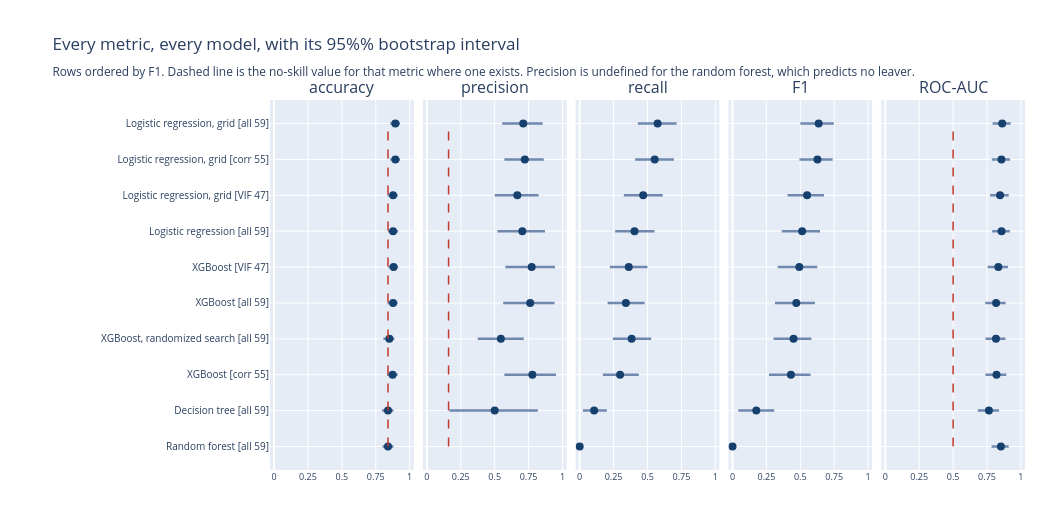

Notebook code cell kept with this figure:
### Markdown cell above
### The same picture across all five metrics

One metric can flatter. Five small multiples, sharing a model ordering so the eye can
track a row across panels, show whether any metric separates these models. Each panel
carries its own reference line, because "no skill" means a different number in each:
0.8401 for accuracy, the 0.1599 prevalence for precision, 0.5 for ROC-AUC. Recall and F1
have no single sensible null so none is drawn.

Note what the panels do to the ordering. The rows are sorted by F1, and the accuracy
panel is not monotone in that order. Two models tie at the top of accuracy while sitting
two rows apart on F1, and the random forest sits at the baseline on accuracy with an F1
of exactly zero and a respectable ROC-AUC. Which model is "best" depends on the column,
and the column was a choice.

### Code cell
order_f1 = results['F1'].sort_values().index.tolist()
NULLS = {'accuracy': BASELINE_ACC, 'precision': PREVALENCE, 'ROC-AUC': 0.5}
fig = make_subplots(rows=1, cols=5, shared_yaxes=True, horizontal_spacing=0.012,
                    subplot_titles=METRICS)
for k, m in enumerate(METRICS, start=1):
    l = ci.loc[order_f1, m + ' lo'].values
    h = ci.loc[order_f1, m + ' hi'].values
    p = results.loc[order_f1, m].values
    for lab, a, b_ in zip(order_f1, l, h):
        if np.isnan(a):
            continue
        fig.add_trace(go.Scatter(x=[a, b_], y=[lab, lab], mode='lines',
                                 line=dict(color='rgba(70,100,150,0.75)', width=2.5),
                                 hoverinfo='skip', showlegend=False), row=1, col=k)
    txt = ['<b>%s</b><br>%s %.4f<br>95%% CI [%.4f, %.4f]<br>width %.4f'
           % (lab, m, pp, ll, hh, hh - ll) if not np.isnan(ll)
           else '<b>%s</b><br>%s undefined' % (lab, m)
           for lab, pp, ll, hh in zip(order_f1, p, l, h)]
    fig.add_trace(go.Scatter(x=p, y=order_f1, mode='markers',
                             marker=dict(size=8, color='#16406e'),
                             text=txt, hoverinfo='text', showlegend=False), row=1, col=k)
    if m in NULLS:
        fig.add_trace(go.Scatter(
            x=[NULLS[m]] * 2, y=[order_f1[0], order_f1[-1]], mode='lines',
            line=dict(color='#c0392b', width=1.5, dash='dash'), hoverinfo='skip',
            showlegend=False
        ), row=1, col=k)
    fig.update_xaxes(range=[-0.03, 1.03], dtick=0.25, tickfont=dict(size=9), row=1, col=k)
fig.update_yaxes(tickfont=dict(size=10), row=1, col=1)
fig.update_layout(
    height=520, width=1050, margin=dict(l=270, r=25, t=100, b=50),
    title=('Every metric, every model, with its 95%% bootstrap interval'
           '<br><sub>Rows ordered by F1. Dashed line is the no-skill value for '
           'that metric where one exists. Precision is undefined for the random '
           'forest, which predicts no leaver.</sub>')
)
py.iplot(fig)

### Figure 1 — Plotly figure (JSON) as saved in the notebook; plotly's stock layout.template omitted (floating-point values rounded to 4 significant figures)
{"data": [{"hoverinfo": "skip", "line": {"color": "rgba(70,100,150,0.75)", "width": 2.5}, "mode": "lines", "showlegend": false, "type": "scatter", "x": [0.7992, 0.881], "xaxis": "x", "y": ["Random forest [all 59]", "Random forest [all 59]"], "yaxis": "y"}, {"hoverinfo": "skip", "line": {"color": "rgba(70,100,150,0.75)", "width": 2.5}, "mode": "lines", "showlegend": false, "type": "scatter", "x": [0.7959, 0.881], "xaxis": "x", "y": ["Decision tree [all 59]", "Decision tree [all 59]"], "yaxis": "y"}, {"hoverinfo": "skip", "line": {"color": "rgba(70,100,150,0.75)", "width": 2.5}, "mode": "lines", "showlegend": false, "type": "scatter", "x": [0.8333, 0.9116], "xaxis": "x", "y": ["XGBoost [corr 55]", "XGBoost [corr 55]"], "yaxis": "y"}, {"hoverinfo": "skip", "line": {"color": "rgba(70,100,150,0.75)", "width": 2.5}, "mode": "lines", "showlegend": false, "type": "scatter", "x": [0.8061, 0.8878], "xaxis": "x", "y": ["XGBoost, randomized search [all 59]", "XGBoost, randomized search [all 59]"], "yaxis": "y"}, {"hoverinfo": "skip", "line": {"color": "rgba(70,100,150,0.75)", "width": 2.5}, "mode": "lines", "showlegend": false, "type": "scatter", "x": [0.8367, 0.9116], "xaxis": "x", "y": ["XGBoost [all 59]", "XGBoost [all 59]"], "yaxis": "y"}, {"hoverinfo": "skip", "line": {"color": "rgba(70,100,150,0.75)", "width": 2.5}, "mode": "lines", "showlegend": false, "type": "scatter", "x": [0.8435, 0.915], "xaxis": "x", "y": ["XGBoost [VIF 47]", "XGBoost [VIF 47]"], "yaxis": "y"}, {"hoverinfo": "skip", "line": {"color": "rgba(70,100,150,0.75)", "width": 2.5}, "mode": "lines", "showlegend": false, "type": "scatter", "x": [0.8401, 0.915], "xaxis": "x", "y": ["Logistic regression [all 59]", "Logistic regression [all 59]"], "yaxis": "y"}, {"hoverinfo": "skip", "line": {"color": "rgba(70,100,150,0.75)", "width": 2.5}, "mode": "lines", "showlegend": false, "type": "scatter", "x": [0.8367, 0.9116], "xaxis": "x", "y": ["Logistic regression, grid [VIF 47]", "Logistic regression, grid [VIF 47]"], "yaxis": "y"}, {"hoverinfo": "skip", "line": {"color": "rgba(70,100,150,0.75)", "width": 2.5}, "mode": "lines", "showlegend": false, "type": "scatter", "x": [0.8571, 0.9286], "xaxis": "x", "y": ["Logistic regression, grid [corr 55]", "Logistic regression, grid [corr 55]"], "yaxis": "y"}, {"hoverinfo": "skip", "line": {"color": "rgba(70,100,150,0.75)", "width": 2.5}, "mode": "lines", "showlegend": false, "type": "scatter", "x": [0.8571, 0.9286], "xaxis": "x", "y": ["Logistic regression, grid [all 59]", "Logistic regression, grid [all 59]"], "yaxis": "y"}, {"hoverinfo": "text", "marker": {"color": "#16406e", "size": 8}, "mode": "markers", "showlegend": false, "text": ["<b>Random forest [all 59]</b><br>accuracy 0.8401<br>95% CI [0.7992, 0.8810]<br>width 0.0817", "<b>Decision tree [all 59]</b><br>accuracy 0.8401<br>95% CI [0.7959, 0.8810]<br>width 0.0850", "<b>XGBoost [corr 55]</b><br>accuracy 0.8741<br>95% CI [0.8333, 0.9116]<br>width 0.0782", "<b>XGBoost, randomized search [all 59]</b><br>accuracy 0.8503<br>95% CI [0.8061, 0.8878]<br>width 0.0816", "<b>XGBoost [all 59]</b><br>accuracy 0.8776<br>95% CI [0.8367, 0.9116]<br>width 0.0748", "<b>XGBoost [VIF 47]</b><br>accuracy 0.8810<br>95% CI [0.8435, 0.9150]<br>width 0.0714", "<b>Logistic regression [all 59]</b><br>accuracy 0.8776<br>95% CI [0.8401, 0.9150]<br>width 0.0748", "<b>Logistic regression, grid [VIF 47]</b><br>accuracy 0.8776<br>95% CI [0.8367, 0.9116]<br>width 0.0748", "<b>Logistic regression, grid [corr 55]</b><br>accuracy 0.8946<br>95% CI [0.8571, 0.9286]<br>width 0.0714", "<b>Logistic regression, grid [all 59]</b><br>accuracy 0.8946<br>95% CI [0.8571, 0.9286]<br>width 0.0714"], "type": "scatter", "x": [0.8401, 0.8401, 0.8741, 0.8503, 0.8776, 0.881, 0.8776, 0.8776, 0.8946, 0.8946], "xaxis": "x", "y": ["Random forest [all 59]", "Decision tree [all 59]", "XGBoost [corr 55]", "XGBoost, randomized search [all 59]", "XGBoost [all 59]", "XGBoost [VIF 47]", "Logistic regression [all 59]", "Logistic regression, grid [VIF 47]", "Logistic regression, grid [corr 55]", "Logistic regression, grid [all 59]"], "yaxis": "y"}, {"hoverinfo": "skip", "line": {"color": "#c0392b", "dash": "dash", "width": 1.5}, "mode": "lines", "showlegend": false, "type": "scatter", "x": [0.8401, 0.8401], "xaxis": "x", "y": ["Random forest [all 59]", "Logistic regression, grid [all 59]"], "yaxis": "y"}, {"hoverinfo": "skip", "line": {"color": "rgba(70,100,150,0.75)", "width": 2.5}, "mode": "lines", "showlegend": false, "type": "scatter", "x": [0.1667, 0.8182], "xaxis": "x2", "y": ["Decision tree [all 59]", "Decision tree [all 59]"], "yaxis": "y2"}, {"hoverinfo": "skip", "line": {"color": "rgba(70,100,150,0.75)", "width": 2.5}, "mode": "lines", "showlegend": false, "type": "scatter", "x": [0.5714, 0.9524], "xaxis": "x2", "y": ["XGBoost [corr 55]", "XGBoost [corr 55]"], "yaxis": "y2"}, {"hoverinfo": "skip", "line": {"color": "rgba(70,100,150,0.75)", "width": 2.5}, "mode": "lines", "showlegend": false, "type": "scatter", "x": [0.375, 0.7144], "xaxis": "x2", "y": ["XGBoost, randomized search [all 59]", "XGBoost, randomized search [all 59]"], "yaxis": "y2"}, {"hoverinfo": "skip", "line": {"color": "rgba(70,100,150,0.75)", "width": 2.5}, "mode": "lines", "showlegend": false, "type": "scatter", "x": [0.5625, 0.9412], "xaxis": "x2", "y": ["XGBoost [all 59]", "XGBoost [all 59]"], "yaxis": "y2"}, {"hoverinfo": "skip", "line": {"color": "rgba(70,100,150,0.75)", "width": 2.5}, "mode": "lines", "showlegend": false, "type": "scatter", "x": [0.5789, 0.9444], "xaxis": "x2", "y": ["XGBoost [VIF 47]", "XGBoost [VIF 47]"], "yaxis": "y2"}, {"hoverinfo": "skip", "line": {"color": "rgba(70,100,150,0.75)", "width": 2.5}, "mode": "lines", "showlegend": false, "type": "scatter", "x": [0.52, 0.871], "xaxis": "x2", "y": ["Logistic regression [all 59]", "Logistic regression [all 59]"], "yaxis": "y2"}, {"hoverinfo": "skip", "line": {"color": "rgba(70,100,150,0.75)", "width": 2.5}, "mode": "lines", "showlegend": false, "type": "scatter", "x": [0.5, 0.8235], "xaxis": "x2", "y": ["Logistic regression, grid [VIF 47]", "Logistic regression, grid [VIF 47]"], "yaxis": "y2"}, {"hoverinfo": "skip", "line": {"color": "rgba(70,100,150,0.75)", "width": 2.5}, "mode": "lines", "showlegend": false, "type": "scatter", "x": [0.5714, 0.8621], "xaxis": "x2", "y": ["Logistic regression, grid [corr 55]", "Logistic regression, grid [corr 55]"], "yaxis": "y2"}, {"hoverinfo": "skip", "line": {"color": "rgba(70,100,150,0.75)", "width": 2.5}, "mode": "lines", "showlegend": false, "type": "scatter", "x": [0.5556, 0.8537], "xaxis": "x2", "y": ["Logistic regression, grid [all 59]", "Logistic regression, grid [all 59]"], "yaxis": "y2"}, {"hoverinfo": "text", "marker": {"color": "#16406e", "size": 8}, "mode": "markers", "showlegend": false, "text": ["<b>Random forest [all 59]</b><br>precision undefined", "<b>Decision tree [all 59]</b><br>precision 0.5000<br>95% CI [0.1667, 0.8182]<br>width 0.6515", "<b>XGBoost [corr 55]</b><br>precision 0.7778<br>95% CI [0.5714, 0.9524]<br>width 0.3810", "<b>XGBoost, randomized search [all 59]</b><br>precision 0.5455<br>95% CI [0.3750, 0.7144]<br>width 0.3394", "<b>XGBoost [all 59]</b><br>precision 0.7619<br>95% CI [0.5625, 0.9412]<br>width 0.3787", "<b>XGBoost [VIF 47]</b><br>precision 0.7727<br>95% CI [0.5789, 0.9444]<br>width 0.3655", "<b>Logistic regression [all 59]</b><br>precision 0.7037<br>95% CI [0.5200, 0.8710]<br>width 0.3510", "<b>Logistic regression, grid [VIF 47]</b><br>precision 0.6667<br>95% CI [0.5000, 0.8235]<br>width 0.3235", "<b>Logistic regression, grid [corr 55]</b><br>precision 0.7222<br>95% CI [0.5714, 0.8621]<br>width 0.2906", "<b>Logistic regression, grid [all 59]</b><br>precision 0.7105<br>95% CI [0.5556, 0.8537]<br>width 0.2981"], "type": "scatter", "x": [NaN, 0.5, 0.7778, 0.5455, 0.7619, 0.7727, 0.7037, 0.6667, 0.7222, 0.7105], "xaxis": "x2", "y": ["Random forest [all 59]", "Decision tree [all 59]", "XGBoost [corr 55]", "XGBoost, randomized search [all 59]", "XGBoost [all 59]", "XGBoost [VIF 47]", "Logistic regression [all 59]", "Logistic regression, grid [VIF 47]", "Logistic regression, grid [corr 55]", "Logistic regression, grid [all 59]"], "yaxis": "y2"}, {"hoverinfo": "skip", "line": {"color": "#c0392b", "dash": "dash", "width": 1.5}, "mode": "lines", "showlegend": false, "type": "scatter", "x": [0.1599, 0.1599], "xaxis": "x2", "y": ["Random forest [all 59]", "Logistic regression, grid [all 59]"], "yaxis": "y2"}, {"hoverinfo": "skip", "line": {"color": "rgba(70,100,150,0.75)", "width": 2.5}, "mode": "lines", "showlegend": false, "type": "scatter", "x": [0, 0], "xaxis": "x3", "y": ["Random forest [all 59]", "Random forest [all 59]"], "yaxis": "y3"}, {"hoverinfo": "skip", "line": {"color": "rgba(70,100,150,0.75)", "width": 2.5}, "mode": "lines", "showlegend": false, "type": "scatter", "x": [0.02381, 0.2], "xaxis": "x3", "y": ["Decision tree [all 59]", "Decision tree [all 59]"], "yaxis": "y3"}, {"hoverinfo": "skip", "line": {"color": "rgba(70,100,150,0.75)", "width": 2.5}, "mode": "lines", "showlegend": false, "type": "scatter", "x": [0.1707, 0.4359], "xaxis": "x3", "y": ["XGBoost [corr 55]", "XGBoost [corr 55]"], "yaxis": "y3"}, {"hoverinfo": "skip", "line": {"color": "rgba(70,100,150,0.75)", "width": 2.5}, "mode": "lines", "showlegend": false, "type": "scatter", "x": [0.2439, 0.5273], "xaxis": "x3", "y": ["XGBoost, randomized search [all 59]", "XGBoost, randomized search [all 59]"], "yaxis": "y3"}, {"hoverinfo": "skip", "line": {"color": "rgba(70,100,150,0.75)", "width": 2.5}, "mode": "lines", "showlegend": false, "type": "scatter", "x": [0.2059, 0.4792], "xaxis": "x3", "y": ["XGBoost [all 59]", "XGBoost [all 59]"], "yaxis": "y3"}, {"hoverinfo": "skip", "line": {"color": "rgba(70,100,150,0.75)", "width": 2.5}, "mode": "lines", "showlegend": false, "type": "scatter", "x": [0.2222, 0.5], "xaxis": "x3", "y": ["XGBoost [VIF 47]", "XGBoost [VIF 47]"], "yaxis": "y3"}, {"hoverinfo": "skip", "line": {"color": "rgba(70,100,150,0.75)", "width": 2.5}, "mode": "lines", "showlegend": false, "type": "scatter", "x": [0.2619, 0.5511], "xaxis": "x3", "y": ["Logistic regression [all 59]", "Logistic regression [all 59]"], "yaxis": "y3"}, {"hoverinfo": "skip", "line": {"color": "rgba(70,100,150,0.75)", "width": 2.5}, "mode": "lines", "showlegend": false, "type": "scatter", "x": [0.3256, 0.6122], "xaxis": "x3", "y": ["Logistic regression, grid [VIF 47]", "Logistic regression, grid [VIF 47]"], "yaxis": "y3"}, {"hoverinfo": "skip", "line": {"color": "rgba(70,100,150,0.75)", "width": 2.5}, "mode": "lines", "showlegend": false, "type": "scatter", "x": [0.4082, 0.6945], "xaxis": "x3", "y": ["Logistic regression, grid [corr 55]", "Logistic regression, grid [corr 55]"], "yaxis": "y3"}, {"hoverinfo": "skip", "line": {"color": "rgba(70,100,150,0.75)", "width": 2.5}, "mode": "lines", "showlegend": false, "type": "scatter", "x": [0.4286, 0.7143], "xaxis": "x3", "y": ["Logistic regression, grid [all 59]", "Logistic regression, grid [all 59]"], "yaxis": "y3"}, {"hoverinfo": "text", "marker": {"color": "#16406e", "size": 8}, "mode": "markers", "showlegend": false, "text": ["<b>Random forest [all 59]</b><br>recall 0.0000<br>95% CI [0.0000, 0.0000]<br>width 0.0000", "<b>Decision tree [all 59]</b><br>recall 0.1064<br>95% CI [0.0238, 0.2000]<br>width 0.1762", "<b>XGBoost [corr 55]</b><br>recall 0.2979<br>95% CI [0.1707, 0.4359]<br>width 0.2652", "<b>XGBoost, randomized search [all 59]</b><br>recall 0.3830<br>95% CI [0.2439, 0.5273]<br>width 0.2834", "<b>XGBoost [all 59]</b><br>recall 0.3404<br>95% CI [0.2059, 0.4792]<br>width 0.2733", "<b>XGBoost [VIF 47]</b><br>recall 0.3617<br>95% CI [0.2222, 0.5000]<br>width 0.2778", "<b>Logistic regression [all 59]</b><br>recall 0.4043<br>95% CI [0.2619, 0.5511]<br>width 0.2892", "<b>Logistic regression, grid [VIF 47]</b><br>recall 0.4681<br>95% CI [0.3256, 0.6122]<br>width 0.2867", "<b>Logistic regression, grid [corr 55]</b><br>recall 0.5532<br>95% CI [0.4082, 0.6945]<br>width 0.2863", "<b>Logistic regression, grid [all 59]</b><br>recall 0.5745<br>95% CI [0.4286, 0.7143]<br>width 0.2857"], "type": "scatter", "x": [0.0, 0.1064, 0.2979, 0.383, 0.3404, 0.3617, 0.4043, 0.4681, 0.5532, 0.5745], "xaxis": "x3", "y": ["Random forest [all 59]", "Decision tree [all 59]", "XGBoost [corr 55]", "XGBoost, randomized search [all 59]", "XGBoost [all 59]", "XGBoost [VIF 47]", "Logistic regression [all 59]", "Logistic regression, grid [VIF 47]", "Logistic regression, grid [corr 55]", "Logistic regression, grid [all 59]"], "yaxis": "y3"}, {"hoverinfo": "skip", "line": {"color": "rgba(70,100,150,0.75)", "width": 2.5}, "mode": "lines", "showlegend": false, "type": "scatter", "x": [0, 0], "xaxis": "x4", "y": ["Random forest [all 59]", "Random forest [all 59]"], "yaxis": "y4"}, {"hoverinfo": "skip", "line": {"color": "rgba(70,100,150,0.75)", "width": 2.5}, "mode": "lines", "showlegend": false, "type": "scatter", "x": [0.04255, 0.3077], "xaxis": "x4", "y": ["Decision tree [all 59]", "Decision tree [all 59]"], "yaxis": "y4"}, {"hoverinfo": "skip", "line": {"color": "rgba(70,100,150,0.75)", "width": 2.5}, "mode": "lines", "showlegend": false, "type": "scatter", "x": [0.2692, 0.5753], "xaxis": "x4", "y": ["XGBoost [corr 55]", "XGBoost [corr 55]"], "yaxis": "y4"}, {"hoverinfo": "skip", "line": {"color": "rgba(70,100,150,0.75)", "width": 2.5}, "mode": "lines", "showlegend": false, "type": "scatter", "x": [0.3023, 0.5814], "xaxis": "x4", "y": ["XGBoost, randomized search [all 59]", "XGBoost, randomized search [all 59]"], "yaxis": "y4"}, {"hoverinfo": "skip", "line": {"color": "rgba(70,100,150,0.75)", "width": 2.5}, "mode": "lines", "showlegend": false, "type": "scatter", "x": [0.3132, 0.6076], "xaxis": "x4", "y": ["XGBoost [all 59]", "XGBoost [all 59]"], "yaxis": "y4"}, {"hoverinfo": "skip", "line": {"color": "rgba(70,100,150,0.75)", "width": 2.5}, "mode": "lines", "showlegend": false, "type": "scatter", "x": [0.3333, 0.625], "xaxis": "x4", "y": ["XGBoost [VIF 47]", "XGBoost [VIF 47]"], "yaxis": "y4"}, {"hoverinfo": "skip", "line": {"color": "rgba(70,100,150,0.75)", "width": 2.5}, "mode": "lines", "showlegend": false, "type": "scatter", "x": [0.3636, 0.6452], "xaxis": "x4", "y": ["Logistic regression [all 59]", "Logistic regression [all 59]"], "yaxis": "y4"}, {"hoverinfo": "skip", "line": {"color": "rgba(70,100,150,0.75)", "width": 2.5}, "mode": "lines", "showlegend": false, "type": "scatter", "x": [0.4062, 0.6744], "xaxis": "x4", "y": ["Logistic regression, grid [VIF 47]", "Logistic regression, grid [VIF 47]"], "yaxis": "y4"}, {"hoverinfo": "skip", "line": {"color": "rgba(70,100,150,0.75)", "width": 2.5}, "mode": "lines", "showlegend": false, "type": "scatter", "x": [0.4931, 0.7381], "xaxis": "x4", "y": ["Logistic regression, grid [corr 55]", "Logistic regression, grid [corr 55]"], "yaxis": "y4"}, {"hoverinfo": "skip", "line": {"color": "rgba(70,100,150,0.75)", "width": 2.5}, "mode": "lines", "showlegend": false, "type": "scatter", "x": [0.5, 0.7473], "xaxis": "x4", "y": ["Logistic regression, grid [all 59]", "Logistic regression, grid [all 59]"], "yaxis": "y4"}, {"hoverinfo": "text", "marker": {"color": "#16406e", "size": 8}, "mode": "markers", "showlegend": false, "text": ["<b>Random forest [all 59]</b><br>F1 0.0000<br>95% CI [0.0000, 0.0000]<br>width 0.0000", "<b>Decision tree [all 59]</b><br>F1 0.1754<br>95% CI [0.0426, 0.3077]<br>width 0.2651", "<b>XGBoost [corr 55]</b><br>F1 0.4308<br>95% CI [0.2692, 0.5753]<br>width 0.3061", "<b>XGBoost, randomized search [all 59]</b><br>F1 0.4500<br>95% CI [0.3023, 0.5814]<br>width 0.2791", "<b>XGBoost [all 59]</b><br>F1 0.4706<br>95% CI [0.3132, 0.6076]<br>width 0.2944", "<b>XGBoost [VIF 47]</b><br>F1 0.4928<br>95% CI [0.3333, 0.6250]<br>width 0.2917", "<b>Logistic regression [all 59]</b><br>F1 0.5135<br>95% CI [0.3636, 0.6452]<br>width 0.2816", "<b>Logistic regression, grid [VIF 47]</b><br>F1 0.5500<br>95% CI [0.4062, 0.6744]<br>width 0.2682", "<b>Logistic regression, grid [corr 55]</b><br>F1 0.6265<br>95% CI [0.4931, 0.7381]<br>width 0.2450", "<b>Logistic regression, grid [all 59]</b><br>F1 0.6353<br>95% CI [0.5000, 0.7473]<br>width 0.2473"], "type": "scatter", "x": [0.0, 0.1754, 0.4308, 0.45, 0.4706, 0.4928, 0.5135, 0.55, 0.6265, 0.6353], "xaxis": "x4", "y": ["Random forest [all 59]", "Decision tree [all 59]", "XGBoost [corr 55]", "XGBoost, randomized search [all 59]", "XGBoost [all 59]", "XGBoost [VIF 47]", "Logistic regression [all 59]", "Logistic regression, grid [VIF 47]", "Logistic regression, grid [corr 55]", "Logistic regression, grid [all 59]"], "yaxis": "y4"}, {"hoverinfo": "skip", "line": {"color": "rgba(70,100,150,0.75)", "width": 2.5}, "mode": "lines", "showlegend": false, "type": "scatter", "x": [0.7836, 0.9097], "xaxis": "x5", "y": ["Random forest [all 59]", "Random forest [all 59]"], "yaxis": "y5"}, {"hoverinfo": "skip", "line": {"color": "rgba(70,100,150,0.75)", "width": 2.5}, "mode": "lines", "showlegend": false, "type": "scatter", "x": [0.6815, 0.8391], "xaxis": "x5", "y": ["Decision tree [all 59]", "Decision tree [all 59]"], "yaxis": "y5"}, {"hoverinfo": "skip", "line": {"color": "rgba(70,100,150,0.75)", "width": 2.5}, "mode": "lines", "showlegend": false, "type": "scatter", "x": [0.7383, 0.8918], "xaxis": "x5", "y": ["XGBoost [corr 55]", "XGBoost [corr 55]"], "yaxis": "y5"}, {"hoverinfo": "skip", "line": {"color": "rgba(70,100,150,0.75)", "width": 2.5}, "mode": "lines", "showlegend": false, "type": "scatter", "x": [0.7388, 0.8858], "xaxis": "x5", "y": ["XGBoost, randomized search [all 59]", "XGBoost, randomized search [all 59]"], "yaxis": "y5"}, {"hoverinfo": "skip", "line": {"color": "rgba(70,100,150,0.75)", "width": 2.5}, "mode": "lines", "showlegend": false, "type": "scatter", "x": [0.7363, 0.8871], "xaxis": "x5", "y": ["XGBoost [all 59]", "XGBoost [all 59]"], "yaxis": "y5"}, {"hoverinfo": "skip", "line": {"color": "rgba(70,100,150,0.75)", "width": 2.5}, "mode": "lines", "showlegend": false, "type": "scatter", "x": [0.7542, 0.9047], "xaxis": "x5", "y": ["XGBoost [VIF 47]", "XGBoost [VIF 47]"], "yaxis": "y5"}, {"hoverinfo": "skip", "line": {"color": "rgba(70,100,150,0.75)", "width": 2.5}, "mode": "lines", "showlegend": false, "type": "scatter", "x": [0.7877, 0.9189], "xaxis": "x5", "y": ["Logistic regression [all 59]", "Logistic regression [all 59]"], "yaxis": "y5"}, {"hoverinfo": "skip", "line": {"color": "rgba(70,100,150,0.75)", "width": 2.5}, "mode": "lines", "showlegend": false, "type": "scatter", "x": [0.7728, 0.9099], "xaxis": "x5", "y": ["Logistic regression, grid [VIF 47]", "Logistic regression, grid [VIF 47]"], "yaxis": "y5"}, {"hoverinfo": "skip", "line": {"color": "rgba(70,100,150,0.75)", "width": 2.5}, "mode": "lines", "showlegend": false, "type": "scatter", "x": [0.7852, 0.92], "xaxis": "x5", "y": ["Logistic regression, grid [corr 55]", "Logistic regression, grid [corr 55]"], "yaxis": "y5"}, {"hoverinfo": "skip", "line": {"color": "rgba(70,100,150,0.75)", "width": 2.5}, "mode": "lines", "showlegend": false, "type": "scatter", "x": [0.7913, 0.9245], "xaxis": "x5", "y": ["Logistic regression, grid [all 59]", "Logistic regression, grid [all 59]"], "yaxis": "y5"}, {"hoverinfo": "text", "marker": {"color": "#16406e", "size": 8}, "mode": "markers", "showlegend": false, "text": ["<b>Random forest [all 59]</b><br>ROC-AUC 0.8524<br>95% CI [0.7836, 0.9097]<br>width 0.1261", "<b>Decision tree [all 59]</b><br>ROC-AUC 0.7639<br>95% CI [0.6815, 0.8391]<br>width 0.1576", "<b>XGBoost [corr 55]</b><br>ROC-AUC 0.8198<br>95% CI [0.7383, 0.8918]<br>width 0.1536", "<b>XGBoost, randomized search [all 59]</b><br>ROC-AUC 0.8159<br>95% CI [0.7388, 0.8858]<br>width 0.1469", "<b>XGBoost [all 59]</b><br>ROC-AUC 0.8170<br>95% CI [0.7363, 0.8871]<br>width 0.1508", "<b>XGBoost [VIF 47]</b><br>ROC-AUC 0.8337<br>95% CI [0.7542, 0.9047]<br>width 0.1505", "<b>Logistic regression [all 59]</b><br>ROC-AUC 0.8570<br>95% CI [0.7877, 0.9189]<br>width 0.1312", "<b>Logistic regression, grid [VIF 47]</b><br>ROC-AUC 0.8462<br>95% CI [0.7728, 0.9099]<br>width 0.1371", "<b>Logistic regression, grid [corr 55]</b><br>ROC-AUC 0.8565<br>95% CI [0.7852, 0.9200]<br>width 0.1348", "<b>Logistic regression, grid [all 59]</b><br>ROC-AUC 0.8620<br>95% CI [0.7913, 0.9245]<br>width 0.1331"], "type": "scatter", "x": [0.8524, 0.7639, 0.8198, 0.8159, 0.817, 0.8337, 0.857, 0.8462, 0.8565, 0.862], "xaxis": "x5", "y": ["Random forest [all 59]", "Decision tree [all 59]", "XGBoost [corr 55]", "XGBoost, randomized search [all 59]", "XGBoost [all 59]", "XGBoost [VIF 47]", "Logistic regression [all 59]", "Logistic regression, grid [VIF 47]", "Logistic regression, grid [corr 55]", "Logistic regression, grid [all 59]"], "yaxis": "y5"}, {"hoverinfo": "skip", "line": {"color": "#c0392b", "dash": "dash", "width": 1.5}, "mode": "lines", "showlegend": false, "type": "scatter", "x": [0.5, 0.5], "xaxis": "x5", "y": ["Random forest [all 59]", "Logistic regression, grid [all 59]"], "yaxis": "y5"}], "layout": {"annotations": [{"font": {"size": 16}, "showarrow": false, "text": "accuracy", "x": 0.0952, "xanchor": "center", "xref": "paper", "y": 1, "yanchor": "bottom", "yref": "paper"}, {"font": {"size": 16}, "showarrow": false, "text": "precision", "x": 0.2976, "xanchor": "center", "xref": "paper", "y": 1, "yanchor": "bottom", "yref": "paper"}, {"font": {"size": 16}, "showarrow": false, "text": "recall", "x": 0.5, "xanchor": "center", "xref": "paper", "y": 1, "yanchor": "bottom", "yref": "paper"}, {"font": {"size": 16}, "showarrow": false, "text": "F1", "x": 0.7024, "xanchor": "center", "xref": "paper", "y": 1, "yanchor": "bottom", "yref": "paper"}, {"font": {"size": 16}, "showarrow": false, "text": "ROC-AUC", "x": 0.9048, "xanchor": "center", "xref": "paper", "y": 1, "yanchor": "bottom", "yref": "paper"}], "height": 520, "margin": {"b": 50, "l": 270, "r": 25, "t": 100}, "title": {"text": "Every metric, every model, with its 95%% bootstrap interval<br><sub>Rows ordered by F1. Dashed line is the no-skill value for that metric where one exists. Precision is undefined for the random forest, which predicts no leaver.</sub>"}, "width": 1050, "xaxis": {"anchor": "y", "domain": [0, 0.1904], "dtick": 0.25, "range": [-0.03, 1.03], "tickfont": {"size": 9}}, "xaxis2": {"anchor": "y2", "domain": [0.2024, 0.3928], "dtick": 0.25, "range": [-0.03, 1.03], "tickfont": {"size": 9}}, "xaxis3": {"anchor": "y3", "domain": [0.4048, 0.5952], "dtick": 0.25, "range": [-0.03, 1.03], "tickfont": {"size": 9}}, "xaxis4": {"anchor": "y4", "domain": [0.6072, 0.7976], "dtick": 0.25, "range": [-0.03, 1.03], "tickfont": {"size": 9}}, "xaxis5": {"anchor": "y5", "domain": [0.8096, 1], "dtick": 0.25, "range": [-0.03, 1.03], "tickfont": {"size": 9}}, "yaxis": {"anchor": "x", "domain": [0, 1], "tickfont": {"size": 10}}, "yaxis2": {"anchor": "x2", "domain": [0, 1], "matches": "y", "showticklabels": false}, "yaxis3": {"anchor": "x3", "domain": [0, 1], "matches": "y", "showticklabels": false}, "yaxis4": {"anchor": "x4", "domain": [0, 1], "matches": "y", "showticklabels": false}, "yaxis5": {"anchor": "x5", "domain": [0, 1], "matches": "y", "showticklabels": false}}}
